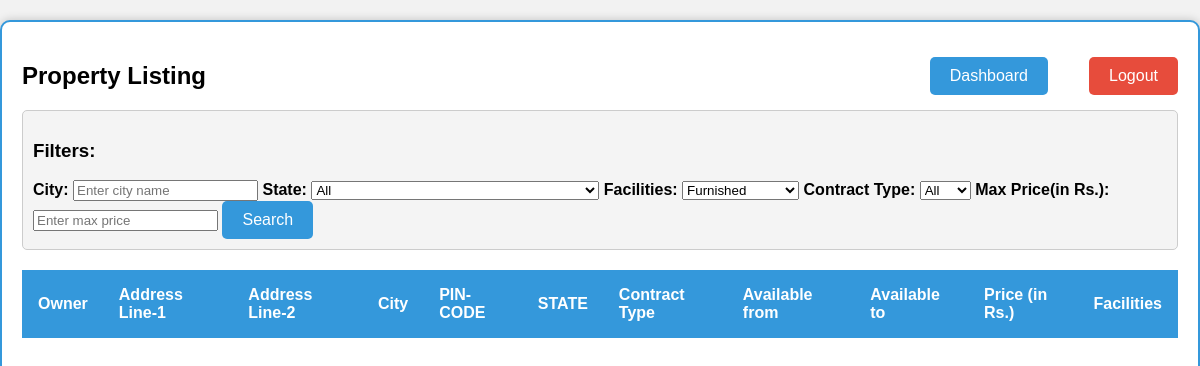
Before: /search_properties/ with the older database file.
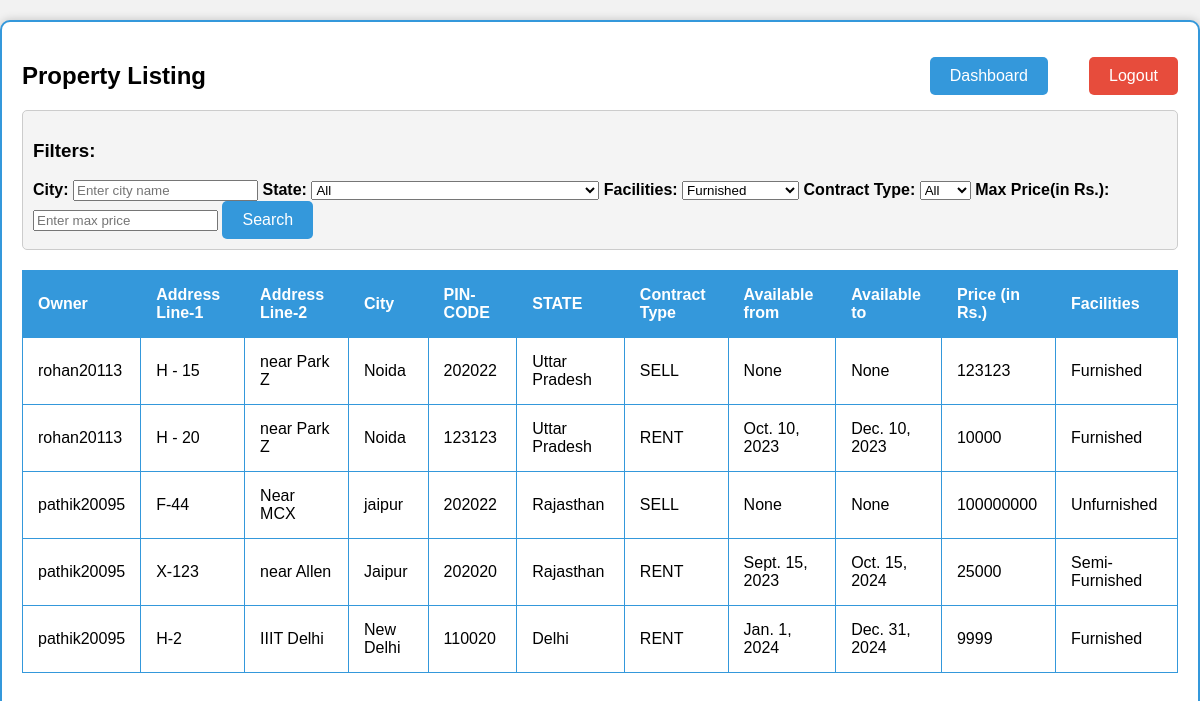
After: the same page with the newer database file.
### project_app/models.py (models this page shows, shortened)
class Property(models.Model):
    owner = models.CharField(max_length=30,  null= False, blank=False, default = None)
    address_line_1 = models.CharField(max_length=30,  null= False, blank=False, default = None)
    address_line_2 = models.CharField(max_length=30,  null= False, blank=True, default = '')
    state = models.CharField(max_length=30,  null= False, blank=False, default = None)
    city = models.CharField(max_length=30,  null= False, blank=False, default = None)
    pincode = models.CharField(max_length=6,  null= False, blank=False, default = None)
    type = models.CharField(max_length=4,  null= False, blank=False, default = None)
    starting_date = models.DateField(null = True, blank = True, default= None)
    ending_date = models.DateField(null = True, blank = True, default= None)
    price = models.DecimalField(decimal_places=0, max_digits=12, null = True, blank = True, default= 0)
    facilities = models.CharField(max_length=20,  null= False, blank=False, default = None)

### project_app/views.py (the view)
# urls.py: path("search_properties/", views.search_properties, name="search_properties_page"),
def search_properties(request):
    username = request.session.get('username')
    if(request.method == 'POST'):
        pass
    else:
        my_properties_list = []
        properties = list(Property.objects.values())
        for i in range(len(properties)):
            if(properties[i]['owner'] !=username):
                my_properties_list.append(properties[i])
        return render(request, 'search_properties.html', {'properties':my_properties_list})

### project_app/templates/search_properties.html (shortened to what this page needs)
<!DOCTYPE html>
<html>
<head>
</head>
<body>
    <div class="container">
        <h2>Property Listing</h2>
        <a class="dashboard-button" href="/dashboard">Dashboard</a>
        <a class="logout-button" href="/">Logout</a>
        <div class="filter-container">
            <h3>Filters:</h3>
            <label class="filter-label" for="filter-city">City:</label>
            <input type="text" id="filter-city" placeholder="Enter city name">
            <label class="filter-label" for="filter-state">State:</label>
            <select id="filter-state">
                <option value="">All</option>
            </select>
            <label class="filter-label" for="filter-facilities">Facilities:</label>
            <select id="filter-facilities">
                <option value="Furnished">Furnished</option>
            </select>
            <label class="filter-label" for="filter-type">Contract Type:</label>
            <select id="filter-type">
                <option value="">All</option>
            </select>
            <label class="filter-label" for="filter-price">Max Price(in Rs.):</label>
            <input type="number" id="filter-price" placeholder="Enter max price">
            <button type="button" class="search-button" id="search-button">Search</button>
        </div>
        <div class="scroll-container">
            <table>
                <thead>
                    <tr>
                        <th>Owner</th>
                        <th>Address Line-1</th>
                        <th>Address Line-2</th>
                        <th>City</th>
                        <th>PIN-CODE</th>
                        <th>STATE</th>
                        <th>Contract Type</th>
                        <th>Available from</th>
                        <th>Available to</th>
                        <th>Price (in Rs.)</th>
                        <th>Facilities</th>
                    </tr>
                </thead>
                <tbody>
                    {% for property in properties %}
                    <tr>
                        <td>{{ property.owner }}</td>
                        <td>{{ property.address_line_1 }}</td>
                        <td>{{ property.address_line_2 }}</td>
                        <td>{{ property.city }}</td>
                        <td>{{ property.pincode }}</td>
                        <td>{{ property.state }}</td>
                        <td>{{ property.type }}</td>
                        <td>{{ property.starting_date }}</td>
                        <td>{{ property.ending_date }}</td>
                        <td>{{ property.price }}</td>
                        <td>{{ property.facilities }}</td>
                    </tr>
                    {% endfor %}
                </tbody>
            </table>
        </div>
    </div>
</body>
</html>

### project_app/templates/search_properties.html (style rules this page uses)
html, body { height: 100%; font-family: Arial, sans-serif; background-color: #f2f2f2; margin: 0; padding: 0; }
.container { max-width: 1400px; margin: 20px auto; padding: 20px; border: 2px solid #3498db; background-color: #fff; box-shadow: 0px 0px 10px rgba(0, 0, 0, 0.2); border-radius: 10px; height: 100%; position: relative; }
.scroll-container { max-height: calc(100% - 120px); overflow-x: auto; overflow-y: auto; }
table { width: 100%; border-collapse: collapse; margin-top: 20px; }
table, th, td { border: 1px solid #3498db; }
th, td { padding: 15px; text-align: left; }
th { background-color: #3498db; color: #fff; }
.logout-button { position: absolute; top: 35px; right: 20px; background-color: #e74c3c; color: #fff; border: none; padding: 10px 20px; font-size: 16px; border-radius: 5px; cursor: pointer; text-decoration: none; }
.dashboard-button { position: absolute; top: 35px; right: 150px; background-color: #3498db; color: #fff; border: none; padding: 10px 20px; font-size: 16px; border-radius: 5px; cursor: pointer; text-decoration: none; }
.filter-container { margin-top: 20px; padding: 10px; border: 1px solid #ccc; background-color: #f4f4f4; border-radius: 5px; }
.filter-label { font-weight: bold; }
.search-button { background-color: #3498db; color: #fff; border: none; padding: 10px 20px; font-size: 16px; border-radius: 5px; cursor: pointer; }

Changed rows visible on the page:
added Property: owner "rohan20113", address_line_1 "H - 15", address_line_2 "near Park Z", city "Noida", pincode "202022", state "Uttar Pradesh", type "SELL", starting_date "None", ending_date "None", price "123123", facilities "Furnished"
added Property: owner "rohan20113", address_line_1 "H - 20", address_line_2 "near Park Z", city "Noida", pincode "123123", state "Uttar Pradesh", type "RENT", starting_date "Oct. 10, 2023", ending_date "Dec. 10, 2023", price "10000", facilities "Furnished"
added Property: owner "pathik20095", address_line_1 "F-44", address_line_2 "Near MCX", city "jaipur", pincode "202022", state "Rajasthan", type "SELL", starting_date "None", ending_date "None", price "100000000", facilities "Unfurnished"
added Property: owner "pathik20095", address_line_1 "X-123", address_line_2 "near Allen", city "Jaipur", pincode "202020", state "Rajasthan", type "RENT", starting_date "Sept. 15, 2023", ending_date "Oct. 15, 2024", price "25000", facilities "Semi-Furnished"
added Property: owner "pathik20095", address_line_1 "H-2", address_line_2 "IIIT Delhi", city "New Delhi", pincode "110020", state "Delhi", type "RENT", starting_date "Jan. 1, 2024", ending_date "Dec. 31, 2024", price "9999", facilities "Furnished"
